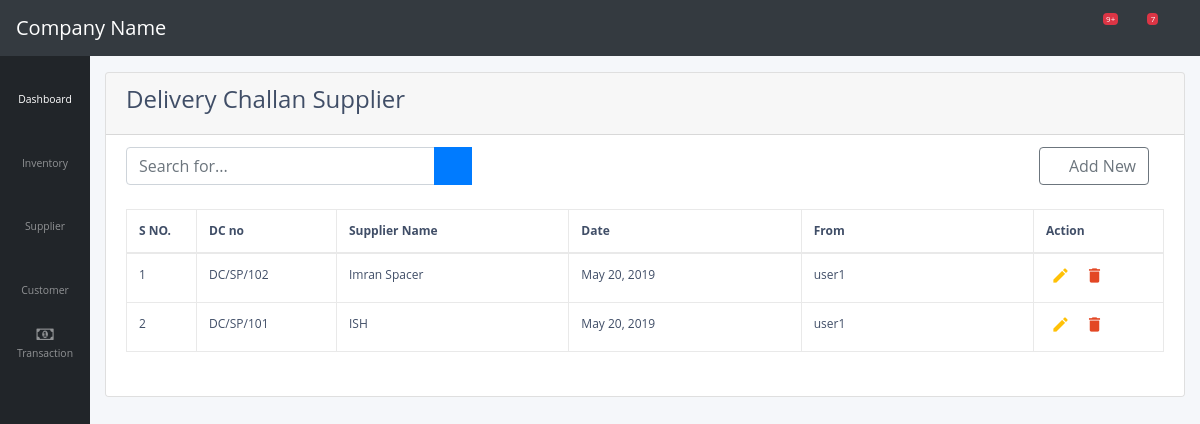
/supplier/delivery_challan/, run on the app's committed database.
### supplier/models.py (models this page shows)
class DcHeaderSupplier(models.Model):
    dc_no = models.CharField(max_length = 100)
    date = models.DateField(default = datetime.date.today)
    account_id = models.ForeignKey(ChartOfAccount, models.SET_NULL,blank=True,null=True,)

### transaction/models.py (models this page shows)
class ChartOfAccount(models.Model):
    account_title = models.CharField(max_length = 100, unique = True)
    account_type = models.CharField(max_length = 100)
    opening_balance = models.DecimalField(max_digits = 8, decimal_places = 2)
    phone_no = models.CharField(max_length = 100)
    email_address = models.CharField(max_length = 100)
    ntn = models.CharField(max_length = 100)
    Address = models.CharField(max_length = 200)
    remarks = models.CharField(max_length = 100)

### supplier/views.py (the view)
# urls.py: path('delivery_challan/', views.delivery_challan_supplier, name = 'delivery-challan-supplier'),
def delivery_challan_supplier(request):
    all_dc = DcHeaderSupplier.objects.all()
    return render(request, 'supplier/delivery_challan_supplier.html',{'all_dc':all_dc})

### supplier/templates/supplier/delivery_challan_supplier.html
{% extends "supplier/base.html" %}
{% load crispy_forms_tags %}
{% block body %}
<div class="card" style="width: 100%;">
<div class="card-header">
  <h4>Delivery Challan Supplier</h4>
</div>
<ul class="list-group list-group-flush">
  <li class="list-group-item">
    <div class="input-group">
      <input type="text" class="form-control col-md-4" placeholder="Search for..." aria-label="Search" aria-describedby="basic-addon2">
      <div class="input-group-append">
        <button class="btn btn-primary" type="button">
          <i class="fas fa-search"></i>
        </button>
      </div>
      <div class="col-md-8">
        <a role="button" href="{% url 'new-delivery-challan-supplier' %}" style="float:right;" class="btn btn-outline-secondary" name="button"><i class="fas fa-plus"></i> Add New</a>
      </div>
    </div>
    <br>
    <div class="table table-responsive content-loader">
      <table class="table table-bordered" id="dataTable">
          <thead>
              <tr>
                  <th width="70px" >S NO.</th>
                  <th width="140px">DC no</th>
                  <th >Supplier Name</th>
                  <th >Date</th>
                  <th >From</th>
                  <th >Action</th>
              </tr>
          </thead>
          <tbody>
            {% for value in all_dc reversed %}
            <tr>
                <td>{{ forloop.counter }}</td>
                <td>{{ value.dc_no }}</td>
                <td>{{ value.account_id.account_title }}</td>
                <td>{{ value.date }}</td>
                <td>user1</td>
                <td><a class="edit_list" href="{% url 'edit-delivery-challan-supplier' pk=value.id %}" data-toggle=""><i class="material-icons">&#xE254;</i></a><a class="delete-po-supplier"  data-toggle="tooltip"><i class="material-icons">&#xE872;</i></a></td>
            </tr>
            {% endfor %}
          </tbody>
      </table>
    </div>
  </li>
</ul>
</div>
{% endblock body %}

### supplier/static/supplier/css/table.css (style rules this page uses)
body { color: #404E67; background: #F5F7FA; font-family: 'Open Sans', sans-serif; }
table.table { table-layout: fixed; }
table.table tr th, table.table tr td { border-color: #e9e9e9; }
table.table th:last-child { width: 130px; }
table.table td a { cursor: pointer; display: inline-block; margin: 0 5px; min-width: 24px; }
table.table td a.edit_list { color: #FFC107; }
table.table td i { font-size: 19px; }
table.table thead tr th { white-space: nowrap; overflow: hidden; font-size: 14px; }
table.table tbody tr td { white-space: nowrap; overflow: hidden; text-overflow:ellipsis; font-size: 12px; }
table.table thead tr th { font-size:12px; }
#t_table, th, td { border: 1px solid; }
table.table td a.delete-po-supplier { color:#E34724; }

### data on the page
DcHeaderSupplier: dc_no "DC/SP/102", account_id.account_title "Imran Spacer", date "May 20, 2019"
DcHeaderSupplier: dc_no "DC/SP/101", account_id.account_title "ISH", date "May 20, 2019"
